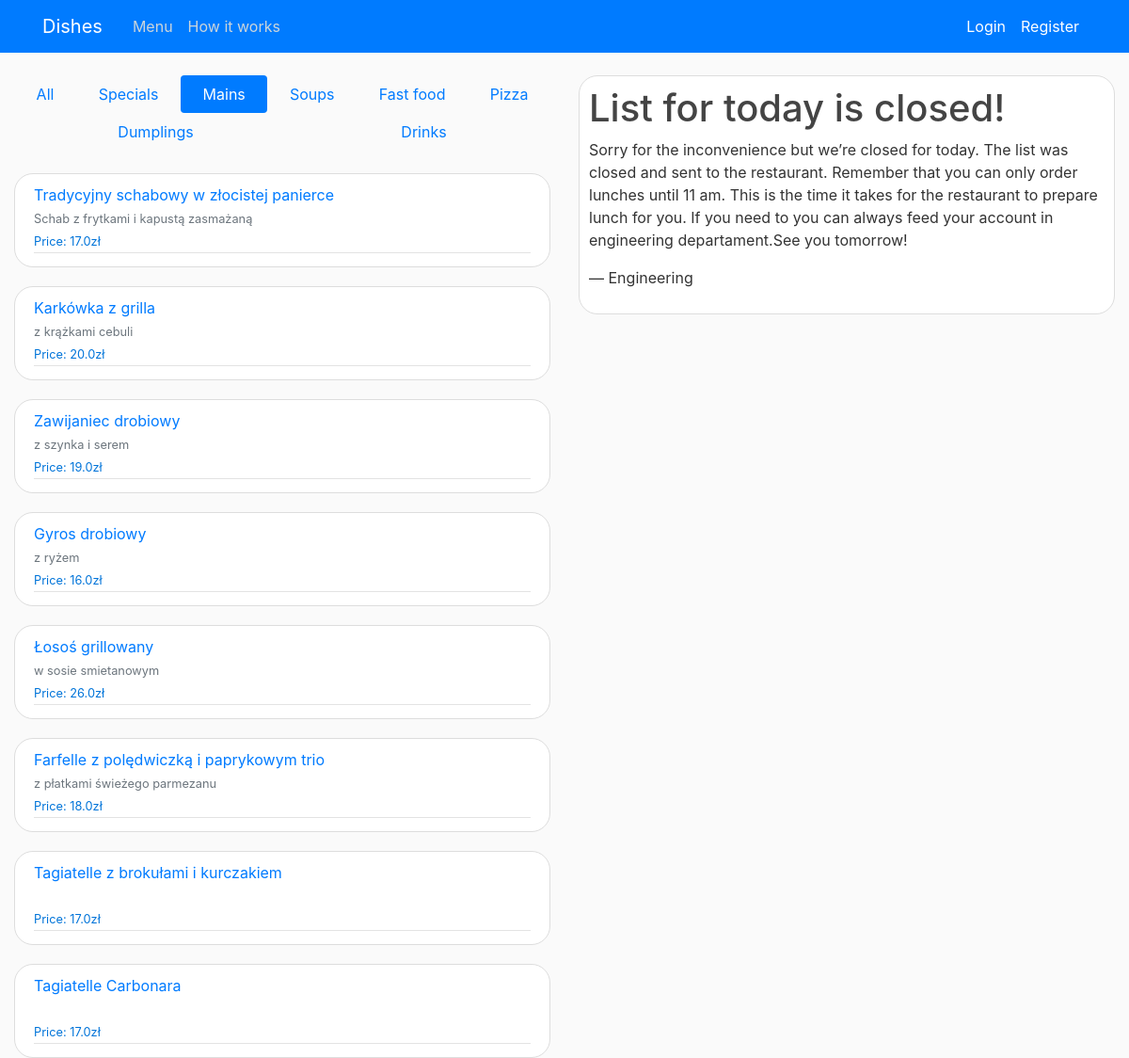
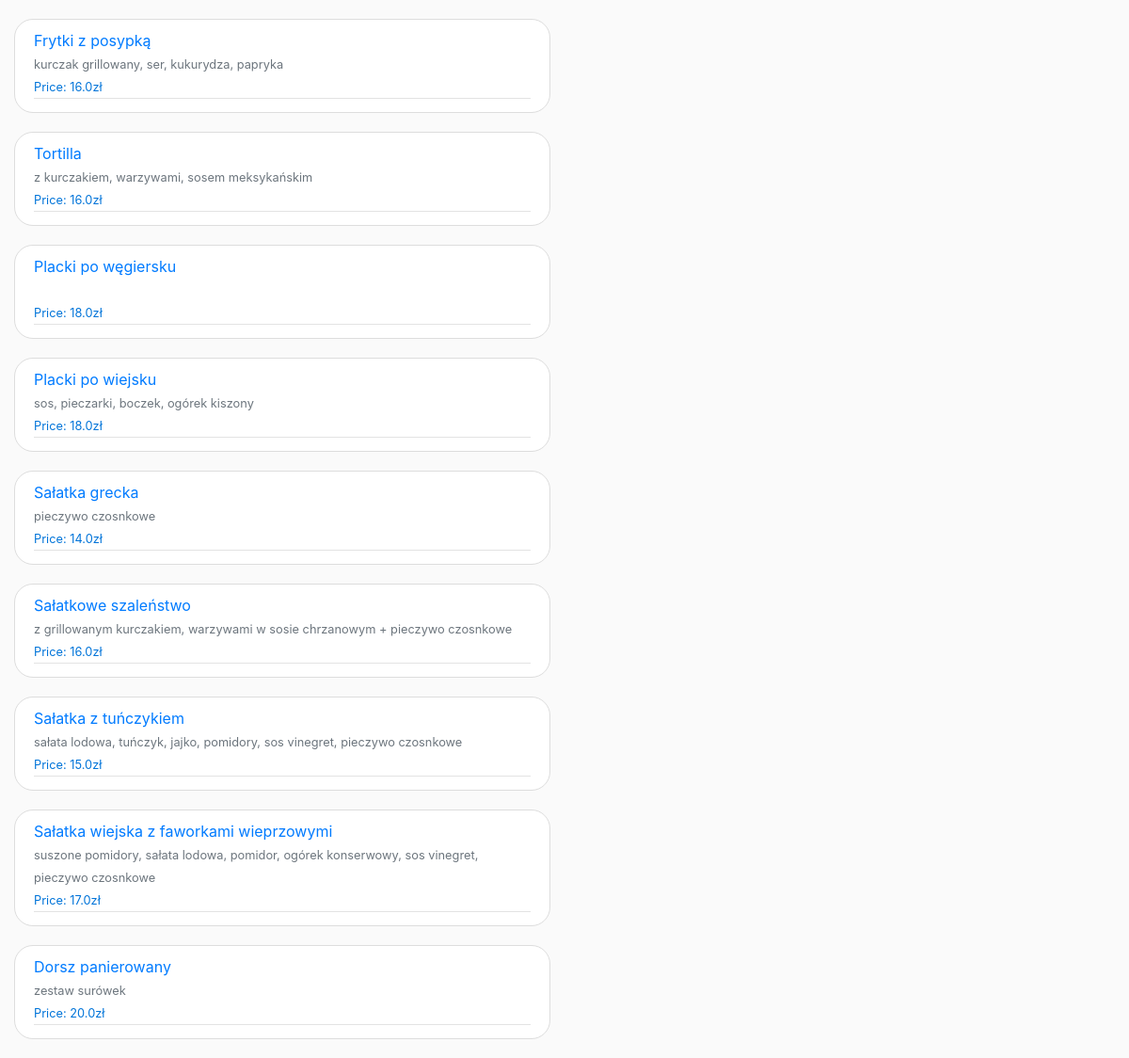
The page /select_type/main/ on the database its author committed (2 pictures, top to bottom).
### shop/models.py (models this page shows, shortened)
class Dish(models.Model):
    name = models.CharField(max_length=100)
    ingredient = models.CharField(max_length=250, blank=True)
    price = models.FloatField()
    dish_type = models.CharField(max_length=20)
    dish_addon = models.BooleanField(default=True)

### shop/views.py (the view)
# urls.py: path('select_type/<str:type>/', select_type, name='shop-select'),
def select_type(request, type):
    if type == "all":
       return redirect('shop-home')
    else:
        context = {
            'dish':selectMenu(type),
            'type': type,
            'hoursStart': startTime,
            'hoursEnd': endTime,
            'time': datetime.now()
        }
        try:
            values = countTotalPrice(request.user)
            context.update({'cart': values["items_in_cart"], 'sum_price': values["total_price"]})
            money = Profile.objects.get(user=request.user).money
            context.update({'money': money})
        except:
            pass
        return render(request, 'shop/home.html',context)

### shop/views.py (called while the page is built)
def countTotalPrice(user):
    items_in_cart = Cart.objects.filter(user=user)
    total_price = 0
    for item in items_in_cart:
        composition_price = item.composition.dish.price + item.composition.addon.price
        total_price += composition_price * item.quantity
    value_to_return ={
        'total_price': total_price,
        'items_in_cart': items_in_cart
    }
    return value_to_return

### shop/templates/shop/home.html (shortened to what this page needs)
{% extends 'shop/base.html' %}
{% block content %}
<nav class="nav nav-pills flex-column flex-sm-row">
    {% if type == 'main' %}
        <a class="flex-sm-fill text-sm-center nav-link" href="{% url 'shop-select' 'all' %}">All</a>
        <a class="flex-sm-fill text-sm-center nav-link" href="{% url 'shop-select' 'special'%}">Specials</a>
        <a class="flex-sm-fill text-sm-center nav-link active" href="{% url 'shop-select' 'main'%}">Mains</a>
        <a class="flex-sm-fill text-sm-center nav-link" href="{% url 'shop-select' 'soup'%}">Soups</a>
        <a class="flex-sm-fill text-sm-center nav-link" href="{% url 'shop-select' 'fastfood'%}">Fast food</a>
        <a class="flex-sm-fill text-sm-center nav-link" href="{% url 'shop-select' 'pizza'%}">Pizza</a>
        <a class="flex-sm-fill text-sm-center nav-link" href="{% url 'shop-select' 'dumplig'%}">Dumplings</a>
        <a class="flex-sm-fill text-sm-center nav-link" href="{% url 'shop-select' 'drinks'%}">Drinks</a>
    {% endif %}
</nav>
<br>
{% for menu in dish %}
    <article class="media content-section">
        <div class="media-body">
            <div class="article-metadata">
                <a class="mr-2" href="{% url 'shop-open-dish' menu.id %}">{{ menu.name }}</a><br>
                <small class="text-muted">{{ menu.ingredient }}</small><br>
                <small class="article-content" style='color:#0074d9'>Price: {{ menu.price }}zł</small>
            </div>
        </div>
    </article>
{% endfor %}
{% endblock content %}

### shop/static/shop/main.css (style rules this page uses)
body { background: #fafafa; color: #333333; margin-top: 5rem; }
.content-section { background: #ffffff; padding: 10px 20px; border: 1px solid #dddddd; border-radius: 20px; margin-bottom: 20px; }
.article-content { white-space: pre-line; }
.article-metadata { padding-bottom: 1px; margin-bottom: 4px; border-bottom: 1px solid #e3e3e3 }

### rows shown on the page
Dish: name "Tradycyjny schabowy w złocistej panierce", ingredient "Schab z frytkami i kapustą zasmażaną", price "17.0"
Dish: name "Karkówka z grilla", ingredient "z krążkami cebuli", price "20.0"
Dish: name "Zawijaniec drobiowy", ingredient "z szynka i serem", price "19.0"
Dish: name "Gyros drobiowy", ingredient "z ryżem", price "16.0"
Dish: name "Łosoś grillowany", ingredient "w sosie smietanowym", price "26.0"
Dish: name "Farfelle z polędwiczką i paprykowym trio", ingredient "z płatkami świeżego parmezanu", price "18.0"
Dish: name "Tagiatelle z brokułami i kurczakiem", price "17.0"
Dish: name "Tagiatelle Carbonara", price "17.0"
Dish: name "Frytki z posypką", ingredient "kurczak grillowany, ser, kukurydza, papryka", price "16.0"
Dish: name "Tortilla", ingredient "z kurczakiem, warzywami, sosem meksykańskim", price "16.0"
Dish: name "Placki po węgiersku", price "18.0"
Dish: name "Placki po wiejsku", ingredient "sos, pieczarki, boczek, ogórek kiszony", price "18.0"
Dish: name "Sałatka grecka", ingredient "pieczywo czosnkowe", price "14.0"
Dish: name "Sałatkowe szaleństwo", ingredient "z grillowanym kurczakiem, warzywami w sosie chrzanowym + pieczywo czosnkowe", price "16.0"
Dish: name "Sałatka z tuńczykiem", ingredient "sałata lodowa, tuńczyk, jajko, pomidory, sos vinegret, pieczywo czosnkowe", price "15.0"
Dish: name "Sałatka wiejska z faworkami wieprzowymi", ingredient "suszone pomidory, sałata lodowa, pomidor, ogórek konserwowy, sos vinegret, pieczywo czosnkowe", price "17.0"
Dish: name "Dorsz panierowany", ingredient "zestaw surówek", price "20.0"
